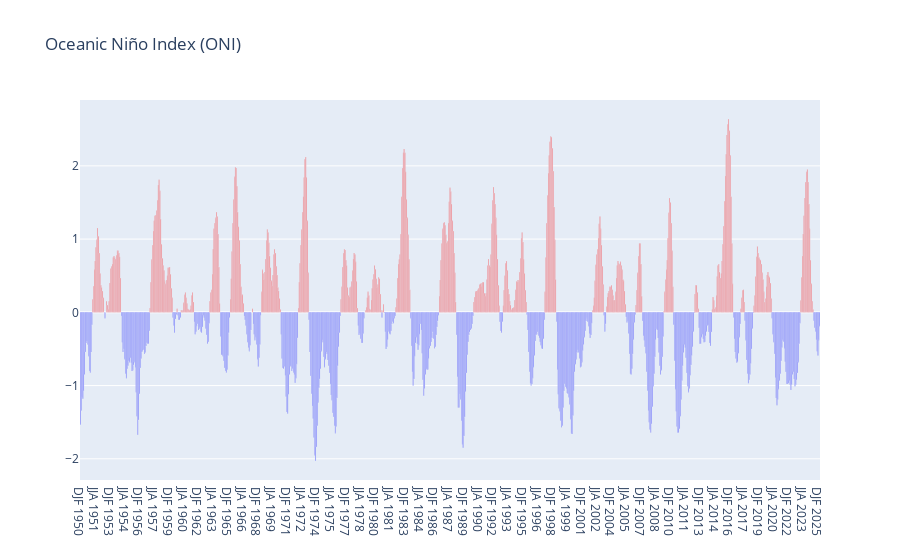

Here is the notebook cell this chart was saved with:
### Code cell
plot_oni(oni_copy)

### Figure 1 — Plotly figure (JSON) as saved in the notebook; plotly's stock layout.template omitted (floating-point values rounded to 4 significant figures; data arrays with more than 128 entries replaced by an {"elided": "..."} marker saying what was removed)
{"data": [{"marker": {"color": {"elided": "903 str values"}}, "type": "bar", "x": {"elided": "903 str values"}, "y": {"elided": "903 float values"}}], "layout": {"title": {"text": "Oceanic Niño Index (ONI)"}}}
